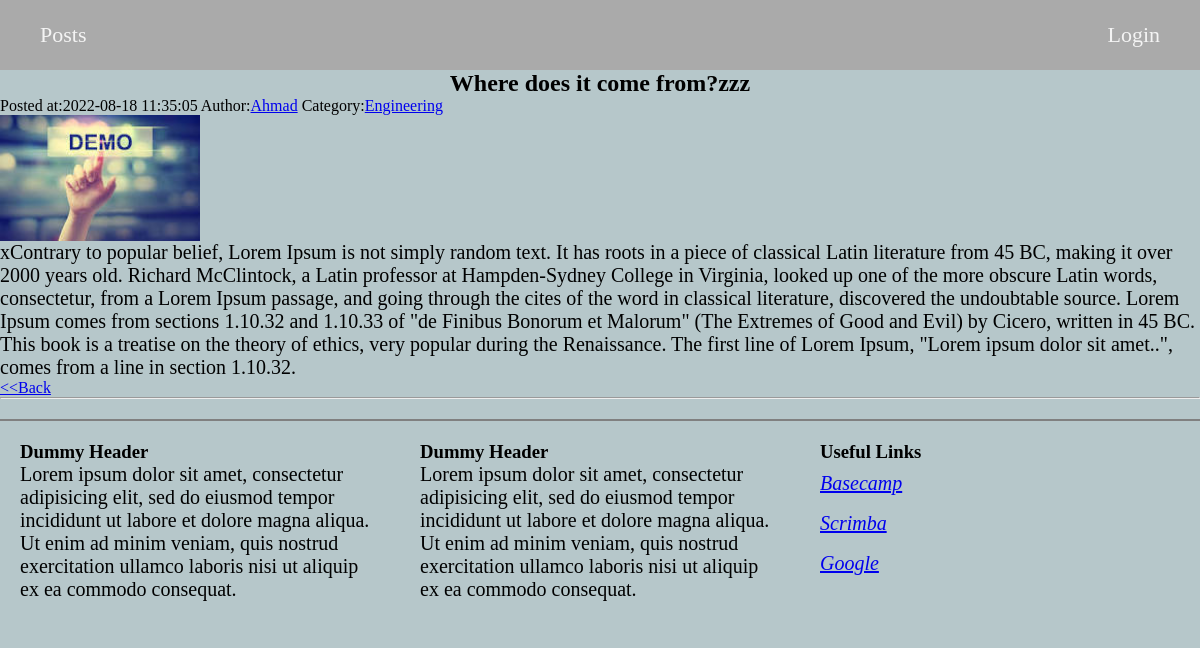
Page /post.php?id=2&display=true on the committed database.
### tables this page shows
CREATE TABLE `posts` (
  `id` int(11) NOT NULL,
  `title` varchar(255) NOT NULL,
  `content` text NOT NULL,
  `image_path` varchar(255) NOT NULL,
  `post_date` datetime NOT NULL,
  `updated_date` datetime DEFAULT NULL,
  `author_id` int(11) NOT NULL,
  `category_id` int(11) NOT NULL,
  `updated_by` int(11) NOT NULL
);

CREATE TABLE `users` (
  `id` int(11) NOT NULL,
  `name` varchar(50) NOT NULL,
  `age` tinyint(4) NOT NULL,
  `username` varchar(50) NOT NULL,
  `role` varchar(50) NOT NULL,
  `email` varchar(100) NOT NULL,
  `password` varchar(255) NOT NULL,
  `image_path` varchar(255) NOT NULL,
  `create_date` date NOT NULL DEFAULT current_timestamp()
);

CREATE TABLE `categories` (
  `id` int(11) NOT NULL,
  `name` varchar(50) NOT NULL,
  `created_by` int(11) NOT NULL,
  `create_date` date NOT NULL DEFAULT current_timestamp(),
  `updated_by` int(11) DEFAULT NULL,
  `update_date` date DEFAULT NULL
);

### controller/post.php (called while the page is built, shortened)
<?php
require_once 'model/Model.php';
require_once 'model/Post.php';
$post_model = new Post();
$auth_user = auth_user();
if(isset($_POST['submit_post'])){
    $input_names =['title','content','category_id'];
    $required_inputs =['title','content','category_id'];
    $data = get_post_data($input_names,$required_inputs);
    $data['author_id'] = $auth_user['id'];
    $data['post_date'] = date("Y-m-d H:i:s");
    $errors = $data['errors'];
    unset($data['errors']);
    if(empty($errors)){
        if($temp_path = get_image_path($_FILES['post_image'])){
            $data['image_path'] =$temp_path;
        }
        if($post_model->insert($data)){
            set_message('success',"Record added successfully!");
        }
        redirect('posts.php');
    }
    set_message('errors',$errors);
    set_message('data',$data);
    redirect('add_post.php');
}elseif(isset($_GET['id'])){
    $select = "posts.id, posts.title, posts.content, posts.image_path, posts.post_date,
    users.name as `author`, categories.name as `category_name`,
    categories.id as `category_id`,users.id as `author_id`";
    $join = " INNER JOIN `users` ON posts.author_id = users.id ";
    $join .= " INNER JOIN `categories` ON posts.category_id = categories.id ";
    $order_by = ' ORDER By posts.post_date DESC';
    $where = ["posts.id"=>$_GET['id']];
    $data = $post_model->select($select,$where,$join,$order_by,true);
}

### model/Model.php (called while the page is built, shortened)
<?php
class Model{
    protected $table = '';
    protected $connection = '';
    public function __construct(){
        $this->connection = new mysqli('localhost','root','','session9_assignment6');
    }
    public function select($select ='*', $where=[],$join='',$order_by='',$single=false){
        $query = "SELECT {$select} FROM `{$this->table}`";
        if(!empty($join)){
            $query .= $join;
        }
        if(count($where)){
            $query .= " WHERE ";
            foreach($where as $column => $value){
                $query .= "{$column}='$value' AND ";
            }
           $query = trim($query," AND ");
        }
        if(!empty($order_by)){
            $query .= $order_by;
        }
        $result = $this->connection->query($query);
        $data = null;
        if($single){
            $data = $result->fetch_assoc();
        }else{
            $data = $result->fetch_all(MYSQLI_ASSOC);
        }
        return $data;
    }
}

### post.php (the view, shortened to what this page needs)
<?php
require_once 'includes/header.php';
require_once 'controller/post.php';
?>
<?php if(isset($_GET['display'])):?>
    <div class="post">
        <h2 style="text-align:center;"><?php echo $data['title'];?></h2>
        <span>Posted at:<?php echo $data['post_date'];?></span>
        <span>Author:<a href="posts.php?author_id=<?php echo $data['author_id'];?>"><?php echo $data['author'];?></a></span>
        <span>Category:<a href="posts.php?category_id=<?php echo $data['category_id'];?>"><?php echo $data['category_name'];?></a></span>
        <div style="display:flex;flex-direction:column;">
            <?php if(!empty($data['image_path'])):?>
                <img style="width:200px;" src="<?php echo $data['image_path'];?>"/>
            <?php else: ?>
                <img  style="width:200px;" src="assets/images/profile-demo.png"/>
            <?php endif;?>
            <p><?php echo $data['content'];?></p>
        </div>
        <a href="posts.php">&lt;&lt;Back</a>
        <hr/>
    </div>
<?php endif; ?>
<?php require_once 'includes/footer.php';?>

### assets/css/styles.css (style rules this page uses)
* { margin: 0px; padding: 0px; }
h2 { font-size: 24px; }
p { font-size: 20px; }

### rows in the picture
posts: title "Where does it come from?zzz", post_date "2022-08-18 11:35:05", author.name "Ahmad", category.name "Engineering", image_path (picture), content "xContrary to popular belief, Lorem Ipsum is not simply random text. It has roots in a piece of classical Latin literature from 45 BC, making it over 2000 years old. Richard McClintock, a Latin professor at Hampden-Sydney College in Virginia, looked up one of the more obscure Latin words, consectetur, from a Lorem Ipsum passage, and going through the cites of the word in classical literature, discovered the undoubtable source. Lorem Ipsum comes from sections 1.10.32 and 1.10.33 of \"de Finibus Bonorum et Malorum\" (The Extremes of Good and Evil) by Cicero, written in 45 BC. This book is a treatise on the theory of ethics, very popular during the Renaissance. The first line of Lorem Ipsum,…"
